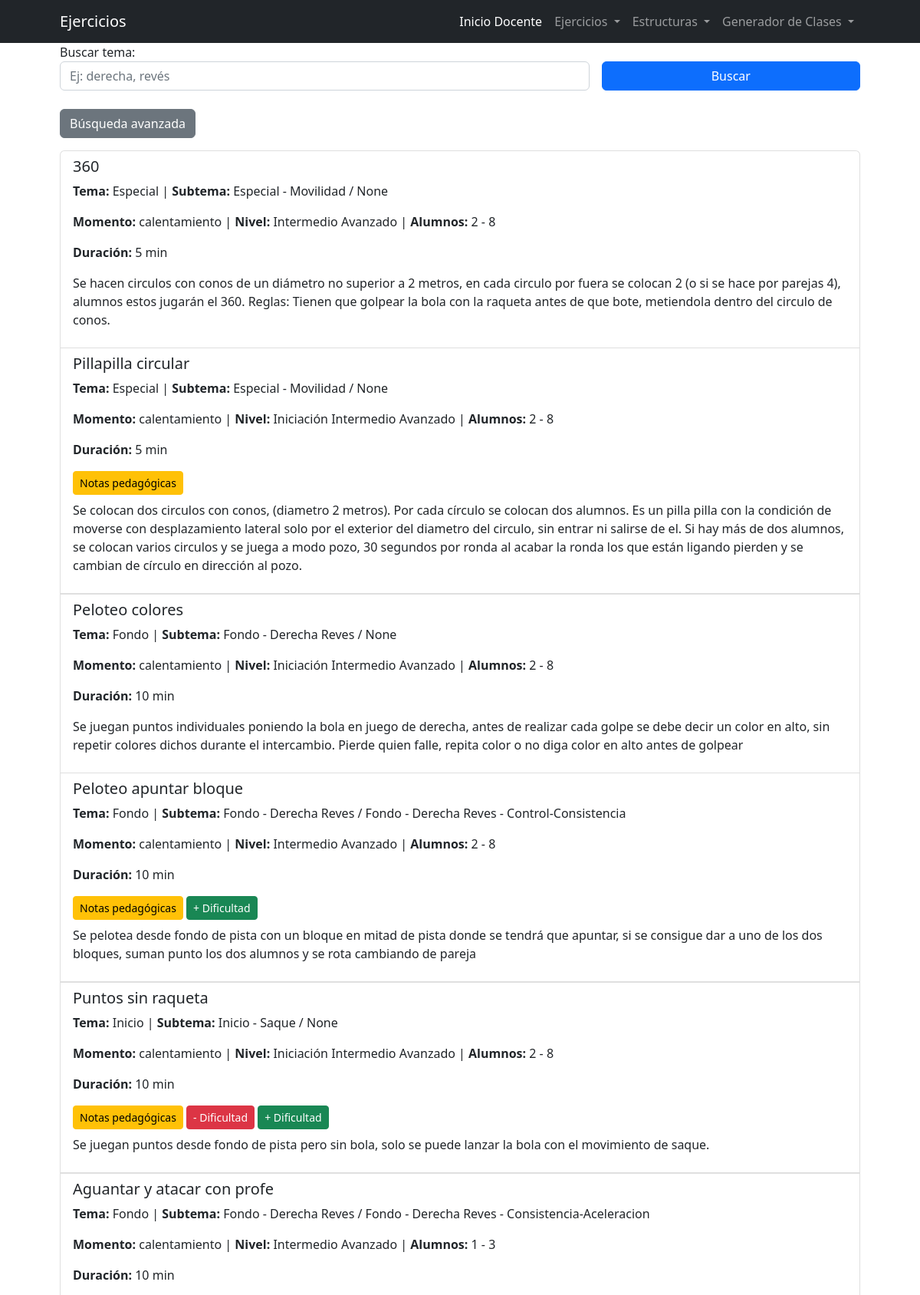
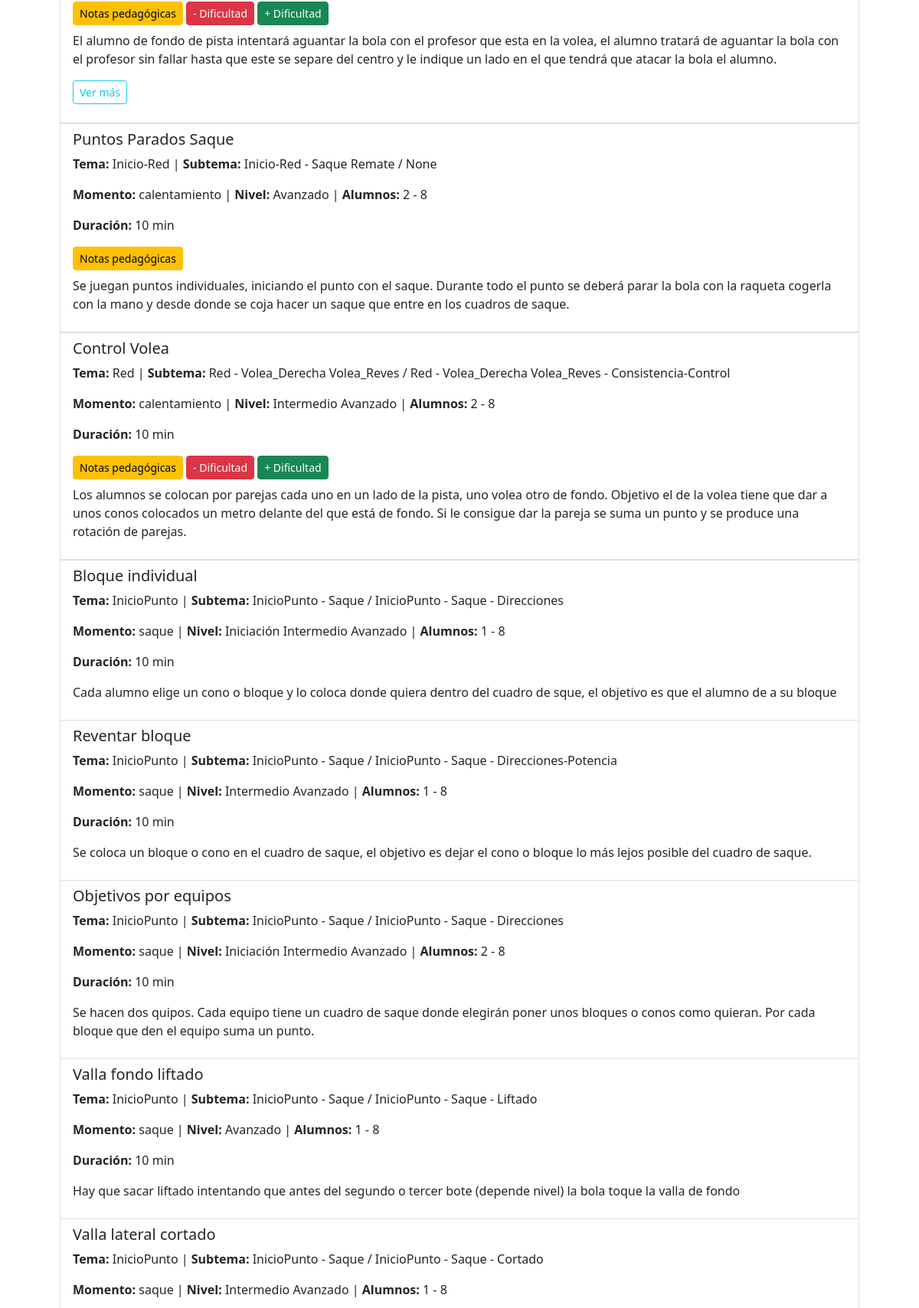
/docente/ejercicios/ (upper part), run on the app's committed database (2 pictures, top to bottom).
### docente/models.py (models this page shows, shortened)
class Ejercicio(models.Model):
    MOMENTO_CHOICES = [
        ('calentamiento', 'Calentamiento'),
        ('saque', 'Saque'),
        ('carro', 'Ejercicio Base - Carro'),
        ('juego', 'Ejercicio Base - Juego'),
        ('secundaria', 'Pista secundaria'),
        ('final', 'Juego Final'),
    ]
    NIVEL_CHOICES = [
        ('iniciacion', 'Iniciación'),
        ('intermedio', 'Intermedio'),
        ('avanzado', 'Avanzado'),
    ]
    id = models.AutoField(primary_key=True)  # Django lo crea solo, pero lo dejamos explícito
    nombre = models.CharField(max_length=200)
    momento = models.CharField(max_length=50, choices=MOMENTO_CHOICES) #se rellena con las opciones predefinidas
    tema = models.ForeignKey(Tema, on_delete=models.SET_NULL, null=True)
    subtema1 = models.ForeignKey(Subtema1, on_delete=models.SET_NULL, null=True)
    subtema2 = models.ForeignKey(Subtema2, on_delete=models.SET_NULL, null=True)
    descripcion = models.TextField()
    notas_pedagogicas = models.TextField(blank=True, null=True)
    etiquetas = models.TextField(blank=True, null=True)
    num_alumnos_min = models.IntegerField(default=1, help_text="Número mínimo de alumnos")
    num_alumnos_max = models.IntegerField(blank=True, null=True, help_text="Número máximo de alumnos (opcional)")
    nivel = MultiSelectField(choices=NIVEL_CHOICES, max_choices=3, max_length=50)
    duracion = models.IntegerField(help_text="Duración en minutos", blank=True, null=True)
    recursos = models.CharField(max_length=200, blank=True, null=True)
    dificultad_min = models.TextField(blank=True, null=True, help_text="Cómo hacer el ejercicio más difícil")
    dificultad_max = models.TextField(blank=True, null=True, help_text="Cómo hacer el ejercicio más fácil")
    imagen = models.ImageField(upload_to="ejercicios/", blank=True, null=True)
    link = models.URLField(blank=True, null=True)
    sin_raqueta = models.BooleanField(default=False, verbose_name="¿Se puede hacer sin raqueta?")

class Tema(models.Model):
    nombre = models.CharField(max_length=100)
    def __str__(self):
        return self.nombre

class Subtema1(models.Model):
    tema = models.ForeignKey(
        Tema,
        on_delete=models.CASCADE,
        related_name="subtemas1"
    )
    nombre = models.CharField(max_length=100)
    def __str__(self):
        return f"{self.tema} - {self.nombre}"

class Subtema2(models.Model):
    subtema1 = models.ForeignKey(
        Subtema1,
        on_delete=models.CASCADE,
        related_name="subtemas2"
    )
    nombre = models.CharField(max_length=100)
    def __str__(self):
        return f"{self.subtema1} - {self.nombre}"

### docente/views.py (the view, shortened to what this page needs)
# urls.py: path('ejercicios/', views.ejercicios, name='ejercicios'),
def ejercicios(request):
    tema_id = request.GET.get("advanced-tema")
    subtema1_id = request.GET.get("advanced-subtema1")
    simple_form = BusquedaSimpleForm(request.GET or None, prefix="simple")
    advanced_form = BusquedaEjercicioForm(
        request.GET or None,
        prefix="advanced",
        tema_id=tema_id,
        subtema1_id=subtema1_id
    )
    ejercicios = Ejercicio.objects.all()
    return render(request, "docente/ejercicios.html", {
        "simple_form": simple_form,
        "advanced_form": advanced_form,
        "ejercicios": ejercicios
    })

### docente/forms.py
class BusquedaSimpleForm(forms.Form):
    query = forms.CharField(
        required=False,
        label="Buscar tema",
        widget=forms.TextInput(attrs={"placeholder": "Ej: derecha, revés"})
    )

### docente/templatetags/form_tags.py (called while the page is built)
@register.filter(name='add_class')
def add_class(field, css):
    return field.as_widget(attrs={"class": css})

### docente/templates/docente/ejercicios.html (shortened to what this page needs)
{% extends "docente/plantillabase.html" %}
{% load form_tags %}
{% block headline %} Ejercicios {% endblock %}
{% block content %}
<form method="get" class="mb-4 row g-3">
    <div class="col-md-8">
        {{ simple_form.query.label_tag }}
        {{ simple_form.query|add_class:"form-control" }}
    </div>
    <div class="col-md-4 d-flex align-items-end">
        <button type="submit" class="btn btn-primary w-100">Buscar</button>
    </div>
</form>
<button class="btn btn-secondary mb-3" type="button" data-bs-toggle="collapse" data-bs-target="#advancedSearch">
    Búsqueda avanzada
</button>
<ul class="list-group">
    {% for ejercicio in ejercicios %}
    <li class="list-group-item">
        <h5>{{ ejercicio.nombre }}</h5>
        <p>
            <b>Tema:</b> {{ ejercicio.tema }} |
            <b>Subtema:</b> {{ ejercicio.subtema1 }} / {{ ejercicio.subtema2 }}
        </p>
        <p>
            <b>Momento:</b> {{ ejercicio.momento }} |
            <b>Nivel:</b> {{ ejercicio.nivel }} |
            <b>Alumnos:</b>
            {% if ejercicio.num_alumnos_max %}
                {{ ejercicio.num_alumnos_min }} - {{ ejercicio.num_alumnos_max }}
            {% else %}
                {{ ejercicio.num_alumnos_min }}
            {% endif %}
        </p>
        <p>
            <b>Duración:</b> {{ ejercicio.duracion }} min
        </p>
        <div class="mb-2">
            {% if ejercicio.notas_pedagogicas %}
            <button class="btn btn-sm btn-warning" data-bs-toggle="modal" data-bs-target="#notasModal{{ ejercicio.id }}">
                Notas pedagógicas
            </button>
            {% endif %}
            {% if ejercicio.dificultad_min %}
            <button class="btn btn-sm btn-danger" data-bs-toggle="modal" data-bs-target="#difMinModal{{ ejercicio.id }}">
                - Dificultad
            </button>
            {% endif %}
            {% if ejercicio.dificultad_max %}
            <button class="btn btn-sm btn-success" data-bs-toggle="modal" data-bs-target="#difMaxModal{{ ejercicio.id }}">
                + Dificultad
            </button>
            {% endif %}
        </div>
        <p>{{ ejercicio.descripcion }}</p>
        {% if ejercicio.link %}
            <p><a href="{{ ejercicio.link }}" target="_blank" class="btn btn-outline-info btn-sm">Ver más</a></p>
        {% endif %}
    </li>
    {% endfor %}
</ul>
{% endblock %}

### docente/templates/docente/plantillabase.html (shortened to what this page needs)
{% load static %}
<!DOCTYPE html>
<html lang="es">
    <head>
        <link href="{% static 'css/styles.css' %}" rel="stylesheet" />
    </head>
    <body>
        <nav class="navbar navbar-expand-lg navbar-dark bg-dark">
            <div class="container px-5">
                <a class="navbar-brand">{% block headline %} Portal para docentes {% endblock %}</a>
                <div class="collapse navbar-collapse" id="navbarSupportedContent">
                    <ul class="navbar-nav ms-auto mb-2 mb-lg-0">
                        <li class="nav-item">
                            <a class="nav-link active" aria-current="page" href="{% url 'homeDocente' %}">Inicio Docente</a>
                        </li>
                        <li class="nav-item dropdown">
                            <a class="nav-link dropdown-toggle" href="#!" id="navbarDropdownEjercicios"
                            role="button" data-bs-toggle="dropdown" aria-expanded="false">
                                Ejercicios
                            </a>
                        </li>
                        <li class="nav-item dropdown">
                            <a class="nav-link dropdown-toggle" href="#!" id="navbarDropdownEjercicios"
                            role="button" data-bs-toggle="dropdown" aria-expanded="false">
                                Estructuras
                            </a>
                        </li>
                        <li class="nav-item dropdown">
                            <a class="nav-link dropdown-toggle" href="#!" id="navbarDropdownServicios"
                            role="button" data-bs-toggle="dropdown" aria-expanded="false">
                                Generador de Clases
                            </a>
                        </li>
                    </ul>
                </div>
            </div>
        </nav>
        <div class="container px-4 px-lg-5">
            {% block content %}{% endblock %}
        </div>
    </body>
</html>

### data on the page
Ejercicio: nombre "360", tema "Especial", subtema1 "Especial - Movilidad", subtema2 "None", momento "calentamiento", nivel "Intermedio Avanzado", num_alumnos_min "2", num_alumnos_max "8", duracion "5", descripcion "Se hacen circulos con conos de un diámetro no superior a 2 metros, en cada circulo por fuera se colocan 2 (o si se hace por parejas 4), alumnos estos jugarán el 360. Reglas: Tienen que golpear la bola con la raqueta antes de que bote, metiendola dentro del circulo de conos."
Ejercicio: nombre "Pillapilla circular", tema "Especial", subtema1 "Especial - Movilidad", subtema2 "None", momento "calentamiento", nivel "Iniciación Intermedio Avanzado", num_alumnos_min "2", num_alumnos_max "8", duracion "5", descripcion "Se colocan dos circulos con conos, (diametro 2 metros). Por cada círculo se colocan dos alumnos. Es un pilla pilla con la condición de moverse con desplazamiento lateral solo por el exterior del diametro del circulo, sin entrar ni salirse de el. Si hay más de dos alumnos, se colocan varios circulos y se juega a modo pozo, 30 segundos por ronda al acabar la ronda los que están ligando pierden y se cambian de círculo en dirección al pozo."
Ejercicio: nombre "Peloteo colores", tema "Fondo", subtema1 "Fondo - Derecha Reves", subtema2 "None", momento "calentamiento", nivel "Iniciación Intermedio Avanzado", num_alumnos_min "2", num_alumnos_max "8", duracion "10", descripcion "Se juegan puntos individuales poniendo la bola en juego de derecha, antes de realizar cada golpe se debe decir un color en alto, sin repetir colores dichos durante el intercambio. Pierde quien falle, repita color o no diga color en alto antes de golpear"
Ejercicio: nombre "Peloteo apuntar bloque", tema "Fondo", subtema1 "Fondo - Derecha Reves", subtema2 "Fondo - Derecha Reves - Control-Consistencia", momento "calentamiento", nivel "Intermedio Avanzado", num_alumnos_min "2", num_alumnos_max "8", duracion "10", descripcion "Se pelotea desde fondo de pista con un bloque en mitad de pista donde se tendrá que apuntar, si se consigue dar a uno de los dos bloques, suman punto los dos alumnos y se rota cambiando de pareja"
Ejercicio: nombre "Puntos sin raqueta", tema "Inicio", subtema1 "Inicio - Saque", subtema2 "None", momento "calentamiento", nivel "Iniciación Intermedio Avanzado", num_alumnos_min "2", num_alumnos_max "8", duracion "10", descripcion "Se juegan puntos desde fondo de pista pero sin bola, solo se puede lanzar la bola con el movimiento de saque."
Ejercicio: nombre "Aguantar y atacar con profe", tema "Fondo", subtema1 "Fondo - Derecha Reves", subtema2 "Fondo - Derecha Reves - Consistencia-Aceleracion", momento "calentamiento", nivel "Intermedio Avanzado", num_alumnos_min "1", num_alumnos_max "3", duracion "10", descripcion "El alumno de fondo de pista intentará aguantar la bola con el profesor que esta en la volea, el alumno tratará de aguantar la bola con el profesor sin fallar hasta que este se separe del centro y le indique un lado en el que tendrá que atacar la bola el alumno."
Ejercicio: nombre "Puntos Parados Saque", tema "Inicio-Red", subtema1 "Inicio-Red - Saque Remate", subtema2 "None", momento "calentamiento", nivel "Avanzado", num_alumnos_min "2", num_alumnos_max "8", duracion "10", descripcion "Se juegan puntos individuales, iniciando el punto con el saque. Durante todo el punto se deberá parar la bola con la raqueta cogerla con la mano y desde donde se coja hacer un saque que entre en los cuadros de saque."
Ejercicio: nombre "Control Volea", tema "Red", subtema1 "Red - Volea_Derecha Volea_Reves", subtema2 "Red - Volea_Derecha Volea_Reves - Consistencia-Control", momento "calentamiento", nivel "Intermedio Avanzado", num_alumnos_min "2", num_alumnos_max "8", duracion "10", descripcion "Los alumnos se colocan por parejas cada uno en un lado de la pista, uno volea otro de fondo. Objetivo el de la volea tiene que dar a unos conos colocados un metro delante del que está de fondo. Si le consigue dar la pareja se suma un punto y se produce una rotación de parejas."
Ejercicio: nombre "Bloque individual", tema "InicioPunto", subtema1 "InicioPunto - Saque", subtema2 "InicioPunto - Saque - Direcciones", momento "saque", nivel "Iniciación Intermedio Avanzado", num_alumnos_min "1", num_alumnos_max "8", duracion "10", descripcion "Cada alumno elige un cono o bloque y lo coloca donde quiera dentro del cuadro de sque, el objetivo es que el alumno de a su bloque"
Ejercicio: nombre "Reventar bloque", tema "InicioPunto", subtema1 "InicioPunto - Saque", subtema2 "InicioPunto - Saque - Direcciones-Potencia", momento "saque", nivel "Intermedio Avanzado", num_alumnos_min "1", num_alumnos_max "8", duracion "10", descripcion "Se coloca un bloque o cono en el cuadro de saque, el objetivo es dejar el cono o bloque lo más lejos posible del cuadro de saque."
Ejercicio: nombre "Objetivos por equipos", tema "InicioPunto", subtema1 "InicioPunto - Saque", subtema2 "InicioPunto - Saque - Direcciones", momento "saque", nivel "Iniciación Intermedio Avanzado", num_alumnos_min "2", num_alumnos_max "8", duracion "10", descripcion "Se hacen dos quipos. Cada equipo tiene un cuadro de saque donde elegirán poner unos bloques o conos como quieran. Por cada bloque que den el equipo suma un punto."
Ejercicio: nombre "Valla fondo liftado", tema "InicioPunto", subtema1 "InicioPunto - Saque", subtema2 "InicioPunto - Saque - Liftado", momento "saque", nivel "Avanzado", num_alumnos_min "1", num_alumnos_max "8", duracion "10", descripcion "Hay que sacar liftado intentando que antes del segundo o tercer bote (depende nivel) la bola toque la valla de fondo"
Ejercicio: nombre "Valla lateral cortado", tema "InicioPunto", subtema1 "InicioPunto - Saque", subtema2 "InicioPunto - Saque - Cortado", momento "saque", nivel "Intermedio Avanzado", num_alumnos_min "1", num_alumnos_max "8"

### other printed values
{{ simple_form.query.label_tag }} "Buscar tema:"
